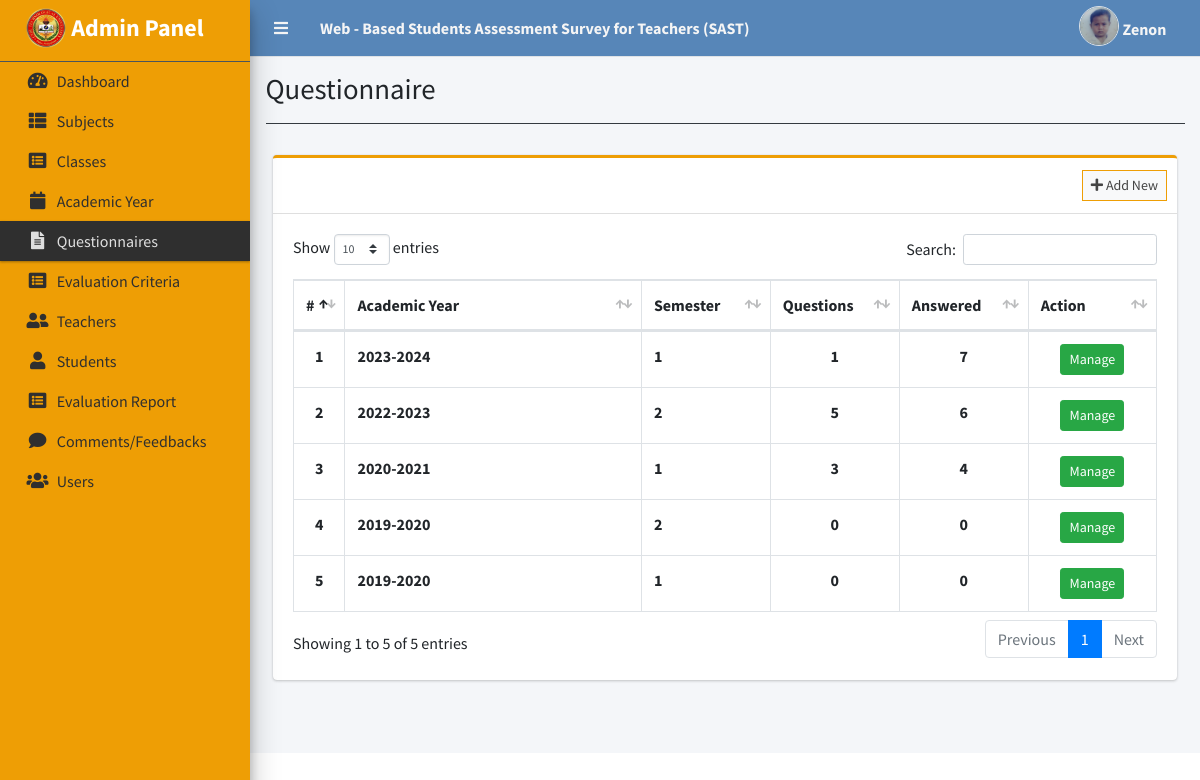
/index.php?page=questionnaire (signed in), run on the app's committed database.
### tables this page shows
CREATE TABLE `academic_list` (
  `id` int(30) NOT NULL,
  `year` text NOT NULL,
  `semester` int(30) NOT NULL,
  `is_default` tinyint(1) NOT NULL DEFAULT 0,
  `status` int(1) NOT NULL DEFAULT 0 COMMENT '0=Pending,1=Start,2=Closed'
);

### admin/questionnaire.php (the view, shortened to what this page needs)
<?php include'db_connect.php' ?>
<div class="col-lg-12">
	<div class="card card-outline card-primary">
		<div class="card-header">
			<div class="card-tools">
				<a class="btn btn-block btn-sm btn-default btn-flat border-primary new_academic" href="javascript:void(0)"><i class="fa fa-plus"></i> Add New</a>
			</div>
		</div>
		<div class="card-body">
			<table class="table tabe-hover table-bordered" id="list">
				<colgroup>
					<col width="5%">
					<col width="35%">
					<col width="15%">
					<col width="15%">
					<col width="15%">
					<col width="15%">
				</colgroup>
				<thead>
					<tr>
						<th class="text-center">#</th>
						<th>Academic Year</th>
						<th>Semester</th>
						<th>Questions</th>
						<th>Answered</th>
						<th>Action</th>
					</tr>
				</thead>
				<tbody>
					<?php
					$i = 1;
					$qry = $conn->query("SELECT * FROM academic_list order by abs(year) desc,abs(semester) desc ");
					while($row= $qry->fetch_assoc()):
						$questions = $conn->query("SELECT * FROM question_list where academic_id ={$row['id']} ")->num_rows;
						$answers = $conn->query("SELECT * FROM evaluation_list where academic_id ={$row['id']} ")->num_rows;
					?>
					<tr>
						<th class="text-center"><?php echo $i++ ?></th>
						<td><b><?php echo $row['year'] ?></b></td>
						<td><b><?php echo $row['semester'] ?></b></td>
						<td class="text-center"><b><?php echo number_format($questions) ?></b></td>
						<td class="text-center"><b><?php echo number_format($answers) ?></b></td>
						<td class="text-center">
		                    <a href="index.php?page=manage_questionnaire&id=<?php echo $row['id'] ?>"class="btn btn-success btn-sm">Manage</a>
						</td>
					</tr>
				<?php endwhile; ?>
				</tbody>
			</table>
		</div>
	</div>
</div>

### css/main.css (style rules this page uses)
:root { --main-color: #ee9e05; --color-dark: #2f2f2f; --text-grey: #dfdfdf; --text-color: #646464; --primary: #5786b8; --secondary: #6c757d; --success: #28a745; }
.card-primary.card-outline { border-top-color: var(--main-color); }
.border-primary { border-color: var(--main-color)!important; }

### data on the page
academic_list: year "2023-2024", semester "1", questions "1", answers "7"
academic_list: year "2022-2023", semester "2", questions "5", answers "6"
academic_list: year "2020-2021", semester "1", questions "3", answers "4"
academic_list: year "2019-2020", semester "2", questions "0", answers "0"
academic_list: year "2019-2020", semester "1", questions "0", answers "0"

### other printed values
$_SESSION['system']['name'] "Web - Based Students Assessment Survey for Teachers (SAST)"
$_SESSION['login_firstname'] "Zenon"
$title "Questionnaire"
